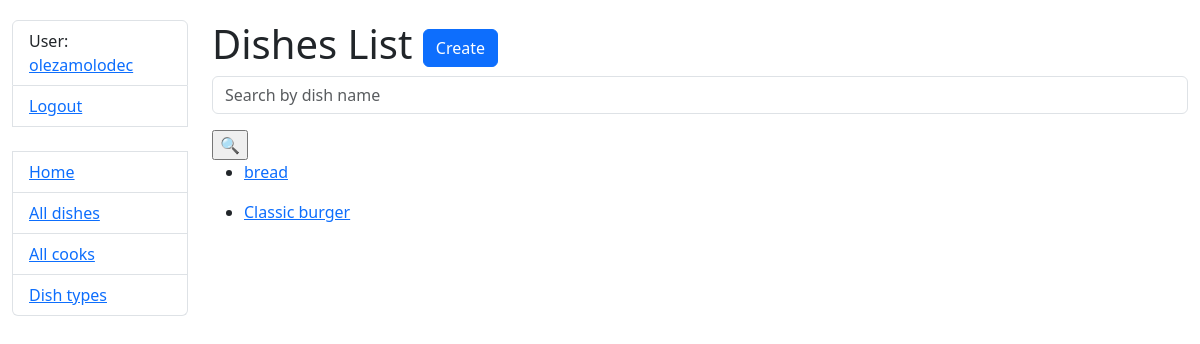
The app's page /dishes/ (signed in), older data.
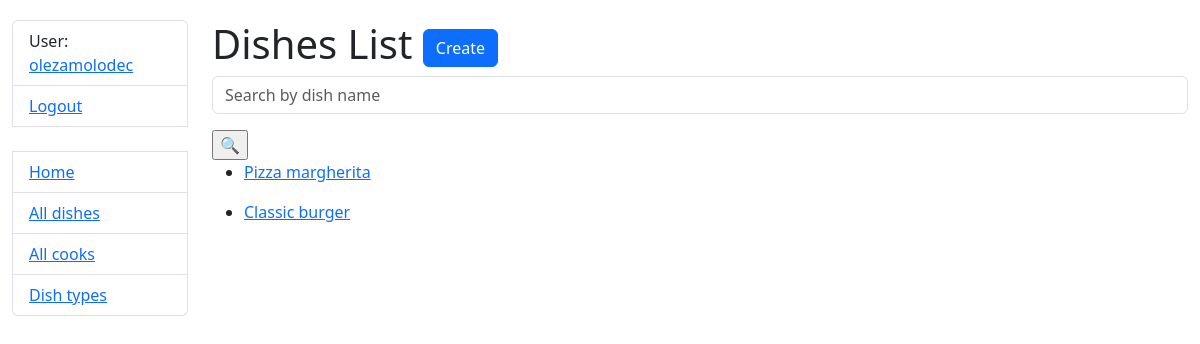
The same page, newer data.
### kitchen/models.py (models this page shows, shortened)
class Cook(AbstractUser):
    years_of_experience = models.IntegerField(default=0)
    class Meta:
        verbose_name = "cook"
        verbose_name_plural = "cooks"
    def get_absolute_url(self):
        return reverse("kitchen:cook-detail", kwargs={"pk": self.pk})

class Dish(models.Model):
    name = models.CharField(max_length=69, unique=True)
    description = models.TextField()
    price = models.DecimalField(max_digits=5, decimal_places=2)
    dish_type = models.ForeignKey(DishType, on_delete=models.CASCADE)
    cooks = models.ManyToManyField(Cook, related_name="dishes")
    ingredients = models.ManyToManyField("Ingredient", related_name="dishes")

### kitchen/views.py (the view)
# urls.py: path("dishes/", DishListView.as_view(), name="dish-list"),
class DishListView(LoginRequiredMixin, generic.ListView):
    model = Dish
    paginate_by = 5
    def get_context_data(self, **kwargs):
        context = super(DishListView, self).get_context_data(**kwargs)
        name = self.request.GET.get("name", "")
        context["search_form"] = DishNameSearchForm(
            initial={"name": name}
        )
        return context
    def get_queryset(self):
        queryset = super().get_queryset()
        form = DishNameSearchForm(self.request.GET)
        if form.is_valid():
            queryset = queryset.filter(
                name__icontains=form.cleaned_data["name"]
            )
        return queryset

### kitchen/forms.py
class DishNameSearchForm(forms.Form):
    name = forms.CharField(
        max_length=55,
        required=False,
        label="",
        widget=forms.TextInput(attrs={"placeholder": "Search by dish name"}),
    )

### templates/kitchen/dish_list.html
{% extends "base.html" %}
{% load crispy_forms_filters %}
{% block content %}
  <h1>
    Dishes List
    <a href="{% url 'kitchen:dish-create' %}" class="btn btn-primary link-to-page">
      Create
    </a>
  </h1>
  <form method="get" action="" class="form-inline">
    {{ search_form|crispy }}
    <input type="submit" value="🔍">
  </form>
  {% if dish_list %}
    {% for dish in dish_list %}
      <ul>
        <li>
          <a href="{% url 'kitchen:dish-detail' dish.id %}">
            {{ dish.name }}
          </a>
        </li>
      </ul>
    {% endfor %}
  {% else %}
    <p>There are no dishes yet</p>
  {% endif %}
{% endblock %}

### templates/base.html (shortened to what this page needs)
<!DOCTYPE html>
<html lang="en">
<head>
  <link href="https://cdn.jsdelivr.net/npm/bootstrap@5.3.3/dist/css/bootstrap.min.css"
        rel="stylesheet"
>
  {% load static %}
  <link rel="stylesheet" href="{% static 'css/styles.css' %}">
</head>
<body>
  <div class="container-fluid">
      <div class="row">
          <div class="col-sm-2">
              {% block sidebar %}
                  {% include "includes/sidebar.html" %}
              {% endblock %}
          </div>
          <div class="col-sm-10 ">
              {% block content %}{% endblock %}
          </div>
      </div>
  </div>
</body>
</html>

### templates/includes/sidebar.html
<ul class="sidebar-nav list-group">
  {% if user.is_authenticated %}
    <li class="list-group-item">User: <a href="{{ user.get_absolute_url }}">{{ user.get_username }}</a></li>
    <li class="list-group-item"><a href="{% url 'logout' %}">Logout</a></li>
  {% else %}
    <li class="list-group-item"><a href="{% url 'login' %}">Login</a></li>
  {% endif %}
  <br>
  <li class="list-group-item"><a href="{% url 'kitchen:index' %}">Home</a></li>
  <li class="list-group-item"><a href="{% url 'kitchen:dish-list' %}">All dishes</a></li>
  <li class="list-group-item"><a href="{% url 'kitchen:cook-list' %}">All cooks</a></li>
  <li class="list-group-item"><a href="{% url 'kitchen:dish-type-list' %}">Dish types</a></li>
</ul>

### templates/includes/pagination.html (shortened to what this page needs)
{% load query_transform %}

### static/css/styles.css (style rules this page uses)
body { margin-top: 20px; }

Row changes from the older to the newer data that the page shows:
removed Dish: name "bread"
added Dish: name "Pizza margherita"
